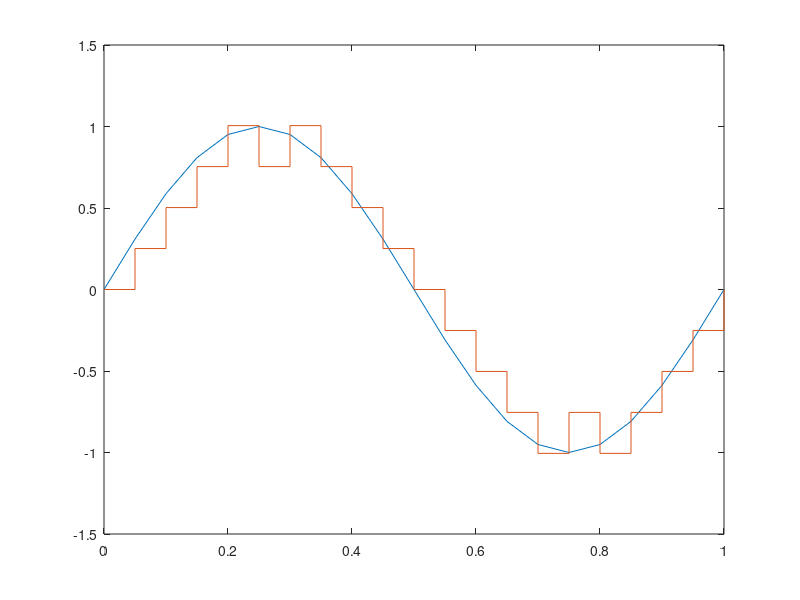

Reproduce this figure in MATLAB.
clc;
clear all;


fm=1;


fs=20*fm;

A=1;

t=0:1/fs:1;

sig=sin(2*pi*fm*t);



d=0.8*(2*pi*fm*A/fs);



for i=1:length(sig)
    if i==1
        diffsig(i)=sig(i)-0;
        qsig(i)=d*sign(diffsig(i));
        xcap(i)=qsig(i);
    else diffsig(i)=sig(i)-xcap(i-1);
        qsig(i)=d*sign(diffsig(i));
        xcap(i)=qsig(i)+xcap(i-1);
    end
end
%recons
for i=1:length(sig)
    if i==1
       xcapr(i)=qsig(i);
    else 
        xcapr(i)=qsig(i)+xcapr(i-1);
    end
end
plot(t,sig);
hold on;
stairs(t,xcapr);


